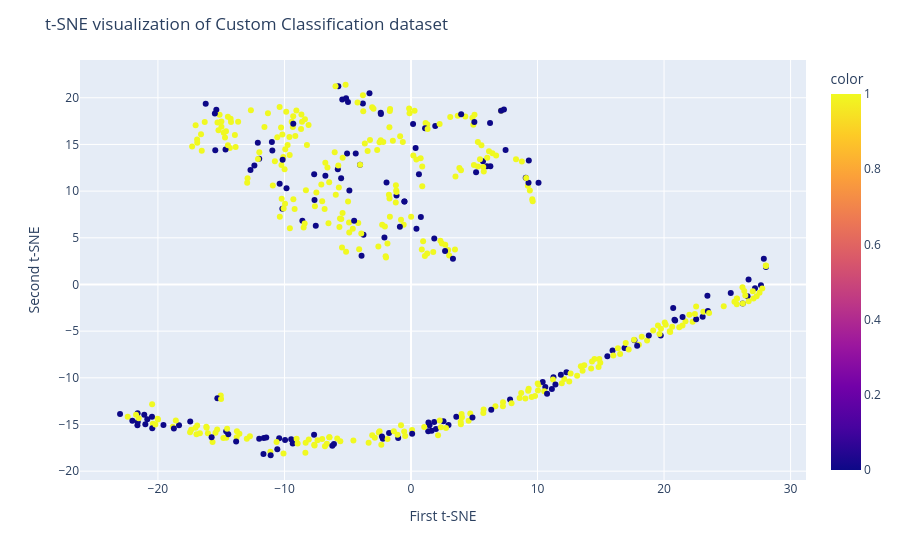

The cell this chart's notebook holds for it:
### Code cell
fig = px.scatter(x=df2_tsne[:, 0], y=df2_tsne[:, 1], color=df2.loan_status)
fig.update_layout(
    title="t-SNE visualization of Custom Classification dataset",
    xaxis_title="First t-SNE",
    yaxis_title="Second t-SNE",
)
fig.show()

### Figure 1 — Plotly figure (JSON) as saved in the notebook; plotly's stock layout.template omitted (floating-point values rounded to 4 significant figures; data arrays with more than 128 entries replaced by an {"elided": "..."} marker saying what was removed)
{"data": [{"hovertemplate": "x=%{x}<br>y=%{y}<br>color=%{marker.color}<extra></extra>", "legendgroup": "", "marker": {"color": {"elided": "480 int values"}, "coloraxis": "coloraxis", "symbol": "circle"}, "mode": "markers", "name": "", "orientation": "v", "showlegend": false, "type": "scatter", "x": {"elided": "480 float values"}, "xaxis": "x", "y": {"elided": "480 float values"}, "yaxis": "y"}], "layout": {"coloraxis": {"colorbar": {"title": {"text": "color"}}, "colorscale": [[0, "#0d0887"], [0.1111, "#46039f"], [0.2222, "#7201a8"], [0.3333, "#9c179e"], [0.4444, "#bd3786"], [0.5556, "#d8576b"], [0.6667, "#ed7953"], [0.7778, "#fb9f3a"], [0.8889, "#fdca26"], [1, "#f0f921"]]}, "legend": {"tracegroupgap": 0}, "margin": {"t": 60}, "title": {"text": "t-SNE visualization of Custom Classification dataset"}, "xaxis": {"anchor": "y", "domain": [0, 1], "title": {"text": "First t-SNE"}}, "yaxis": {"anchor": "x", "domain": [0, 1], "title": {"text": "Second t-SNE"}}}}
